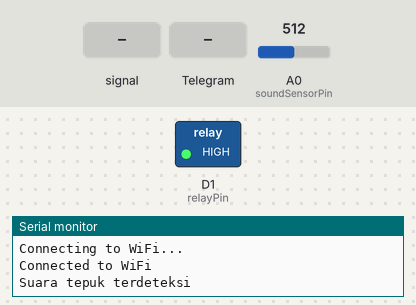
A sketch run on a simulated ESP8266 (NodeMCU). On the bench: switched loads named in the sketch (green lamp = pin HIGH), the last lines printed to the serial monitor. The inputs (shaded band) are chosen by the test bench; at power-on: A0 (soundSensorPin) = 512. WiFi joins after 1.5 s; servers stay silent unless stated.

Above: at 3.2 s.
3.3 s: A0 (soundSensorPin) fed a 200 Hz sine of ±460 counts around its level
At 4.1 s:
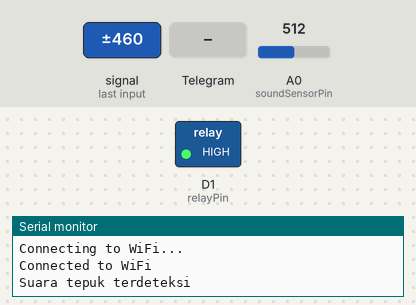
5.0 s: Telegram message "on" received
At 11.3 s:
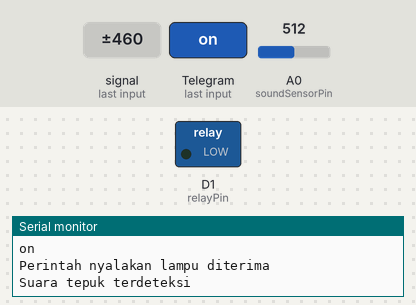
11.9 s: Telegram message "off" received
At 14.5 s:
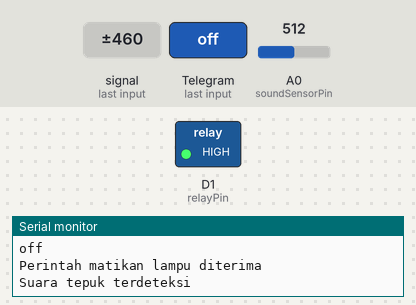
14.8 s: A0 (soundSensorPin) set to 208
17.4 s: A0 (soundSensorPin) set to 192
At 18.4 s:
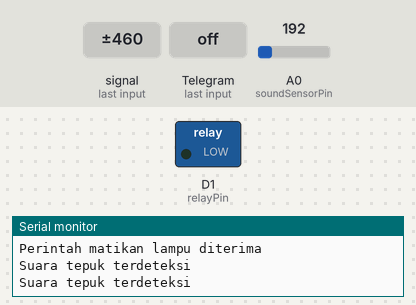
19.1 s: A0 (soundSensorPin) set to 210
At 20.9 s:
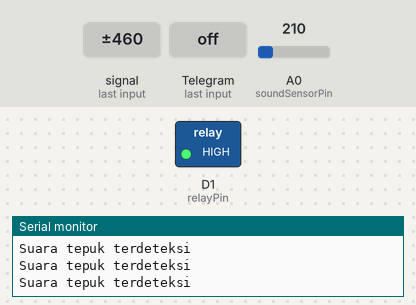
Timing chart, 0 to 26.5 s (numbered marks = the images above; inputs shaded):
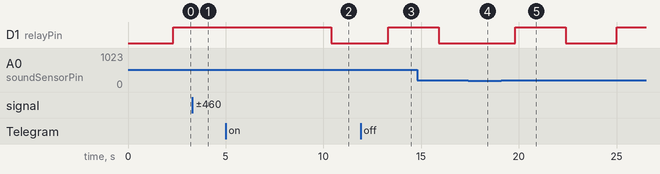

Measured:
- the behaviour switches between 201 and 200 on A0 (soundSensorPin) (found by bisection; images 3 and 4)
- after the input at 3.3 s, D1 (relayPin): stays HIGH (without the input it goes to LOW after 1.6 s)
- after the input at 5.0 s, D1 (relayPin): HIGH → LOW after 5.4 s instead of 6.4 s
- after the input at 11.9 s, D1 (relayPin): LOW → HIGH after 1.4 s instead of 1.1 s
- after the input at 17.4 s, D1 (relayPin): stays LOW (without the input it goes to HIGH after 1.1 s)
- after the input at 19.1 s, D1 (relayPin): LOW → HIGH after 0.71 s, → LOW 2.6 s later, → HIGH 2.6 s later

The sketch:

TelegramLamp.ino
```cpp
#include <ESP8266WiFi.h>
#include <UniversalTelegramBot.h>
#include <WiFiClientSecure.h>

// Konfigurasi WiFi
const char* WIFI_SSID = "IOT DONE";
const char* WIFI_PASSWORD = "albiansyah";

// Token Bot dan Chat ID Telegram
const char* BOT_TOKEN = "7159718445:AAEzp5xqvI0TiT7G22G0HEagMn2GG3UAZ-o";
String chatId = "631469317";

// Deklarasi untuk Telegram bot
WiFiClientSecure client;
UniversalTelegramBot bot(BOT_TOKEN, client);

// Pin untuk relay dan sensor suara
const int relayPin = D1;  // Pin yang digunakan untuk mengendalikan relay (lampu)
const int soundSensorPin = A0;  // Pin yang digunakan untuk sensor suara

// Variabel untuk menyimpan status lampu
bool lampStatus = false;

void setup() {
  Serial.begin(115200);

  pinMode(relayPin, OUTPUT);
  digitalWrite(relayPin, LOW);  // Memulai dengan lampu mati

  // Menghubungkan ke WiFi
  WiFi.begin(WIFI_SSID, WIFI_PASSWORD);
  while (WiFi.status() != WL_CONNECTED) {
    delay(1000);
    Serial.println("Connecting to WiFi...");
  }
  Serial.println("Connected to WiFi");

  // Memulai koneksi ke Telegram
  client.setInsecure(); // Menggunakan koneksi yang tidak aman
}

void loop() {
  int numNewMessages = bot.getUpdates(bot.last_message_received + 1);

  for (int i = 0; i < numNewMessages; i++) {
    chatId = bot.messages[i].chat_id;  // Menyimpan chat_id dari pesan terbaru
    String text = bot.messages[i].text;
    Serial.println(text);

    if (text == "on") {
      Serial.println("Perintah nyalakan lampu diterima");
      digitalWrite(relayPin, HIGH);
      lampStatus = true;
      bot.sendMessage(chatId, "Lampu telah dihidupkan!");
    } else if (text == "off") {
      Serial.println("Perintah matikan lampu diterima");
      digitalWrite(relayPin, LOW);
      lampStatus = false;
      bot.sendMessage(chatId, "Lampu telah dimatikan!");
    }
  }

  // Membaca nilai dari sensor suara
  int soundValue = analogRead(soundSensorPin);

  // Jika suara tepuk terdeteksi (nilai ambang batas bisa disesuaikan)
  if (soundValue > 200 ) { // Anda bisa menyesuaikan nilai ini sesuai dengan kebutuhan
    Serial.println("Suara tepuk terdeteksi");
    lampStatus = !lampStatus;  // Toggle status lampu
    digitalWrite(relayPin, lampStatus ? HIGH : LOW);
    bot.sendMessage(chatId, lampStatus ? "Lampu dihidupkan oleh suara tepuk!" : "Lampu dimatikan oleh suara tepuk!");
    delay(1000);  // Hindari multiple detection untuk satu tepukan
  }

  delay(1000);
}
```
